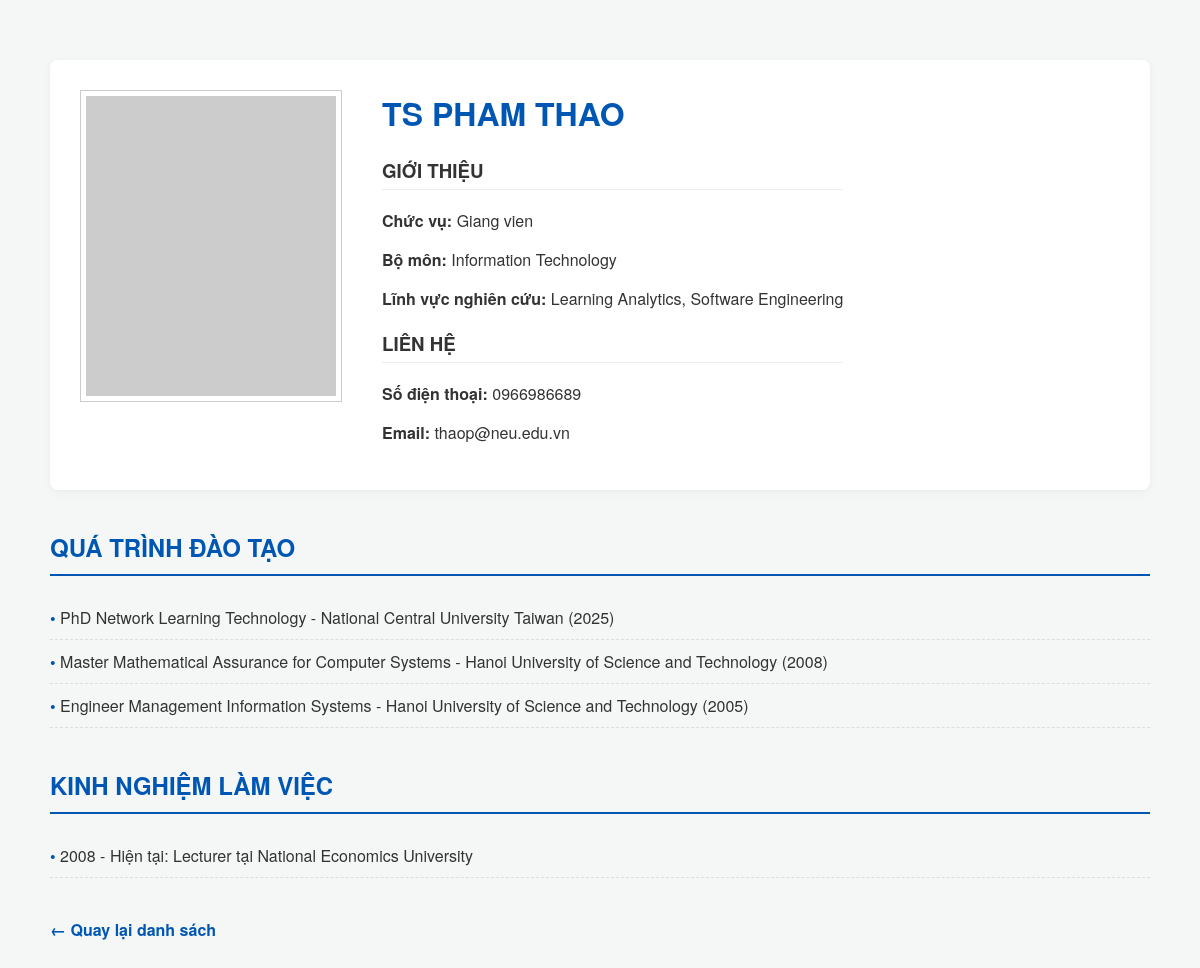
/lecturer/3, run on the app's committed database.
### tables this page shows
CREATE TABLE lecturer (
    lecturer_id INTEGER PRIMARY KEY AUTOINCREMENT,
    name TEXT NOT NULL,
    title TEXT,
    position TEXT,
    email TEXT UNIQUE,
    phone TEXT,
    department TEXT,
    research_field TEXT
);

CREATE TABLE education (
    education_id INTEGER PRIMARY KEY AUTOINCREMENT,
    lecturer_id INTEGER,
    degree TEXT,
    university TEXT,
    year INTEGER,
    
    FOREIGN KEY (lecturer_id) 
    REFERENCES lecturer(lecturer_id)
);

CREATE TABLE experience (
    exp_id INTEGER PRIMARY KEY AUTOINCREMENT,
    lecturer_id INTEGER,
    position TEXT,
    organization TEXT,
    start_year INTEGER,
    end_year INTEGER,
    
    FOREIGN KEY (lecturer_id) 
    REFERENCES lecturer(lecturer_id)
);

### app.py (the view)
@app.route('/lecturer/<int:id>')
def profile(id):
    connection = get_db_connection()
    lecturer = connection.execute('SELECT * FROM lecturer WHERE lecturer_id = ?', (id,)).fetchone()
    education = connection.execute('SELECT * FROM education WHERE lecturer_id = ?', (id,)).fetchall()
    experience = connection.execute('SELECT * FROM experience WHERE lecturer_id = ?', (id,)).fetchall()
    connection.close()
    return render_template('profile.html', lecturer=lecturer, education=education, experience=experience)

### app.py (called while the page is built)
def get_db_connection():
    connection = sqlite3.connect(db_file)
    connection.row_factory = sqlite3.Row
    return connection

### templates/profile.html (shortened to what this page needs)
<!DOCTYPE html>
<html lang="en">
<head>
    <link rel="stylesheet" href="{{ url_for('static', filename='styles.css') }}">
</head>
<body>
    <div class="container">
        <div class="profile-header" style="display: flex; gap: 40px; margin-top: 40px;">
            <div class="profile-img">
                <img src="https://via.placeholder.com/250x300" alt="{{ lecturer['name'] }}" style="border: 1px solid #ccc; padding: 5px;">
            </div>
            <div class="profile-info">
                <h1 style="margin-top: 0;">{{ lecturer['title'] }} {{ lecturer['name'] }}</h1>
                <h3 style="color: #333; border-bottom: 1px solid #eee; padding-bottom: 5px;">GIỚI THIỆU</h3>
                <p><strong>Chức vụ:</strong> {{ lecturer['position'] }}</p>
                <p><strong>Bộ môn:</strong> {{ lecturer['department'] }}</p>
                <p><strong>Lĩnh vực nghiên cứu:</strong> {{ lecturer['research_field'] }}</p>
                <h3 style="color: #333; margin-top: 20px; border-bottom: 1px solid #eee; padding-bottom: 5px;">LIÊN HỆ</h3>
                <p><strong>Số điện thoại:</strong> {{ lecturer['phone'] }}</p>
                <p><strong>Email:</strong> {{ lecturer['email'] }}</p>
            </div>
        </div>
        <div class="profile-details">
            <div class="section">
                <h2>QUÁ TRÌNH ĐÀO TẠO</h2>
                <ul>
                    {% for edu in education %}
                    <li>{{ edu['degree'] }} - {{ edu['university'] }} ({{ edu['year'] }}) </li>
                    {% endfor %}
                </ul>
            </div>
            <div class="section">
                <h2>KINH NGHIỆM LÀM VIỆC</h2>
                <ul>
                    {% for exp in experience %}
                    <li>{{ exp['start_year'] }} - {{ exp['end_year'] if exp['end_year'] else 'Hiện tại' }}: {{ exp['position'] }} tại {{ exp['organization'] }} </li>
                    {% endfor %}
                </ul>
            </div>
        </div>
        <div style="margin-top: 40px; margin-bottom: 50px;">
            <a href="/" style="text-decoration: none; color: #0056b3; font-weight: bold;">← Quay lại danh sách</a>
        </div>
    </div>
</body>
</html>

### static/styles.css (style rules this page uses)
body { font-family: 'Helvetica Neue', Helvetica, Arial, sans-serif; background-color: #f4f7f6; margin: 0; padding: 0; color: #333; }
.container { max-width: 1100px; margin: 0 auto; padding: 20px; }
h1, h2, h3 { color: #0056b3; text-transform: uppercase; }
h2 { border-bottom: 2px solid #0056b3; padding-bottom: 10px; margin-top: 40px; }
.profile-header { background: #fff; padding: 30px; border-radius: 8px; box-shadow: 0 2px 10px rgba(0,0,0,0.05); }
.section ul { list-style: none; padding: 0; }
.section li { padding: 10px 0; border-bottom: 1px dashed #ddd; }
.section li:before { content: "• "; color: #0056b3; font-weight: bold; }

### data on the page
lecturer: title "TS", name "PHAM THAO", position "Giang vien", department "Information Technology", research_field "Learning Analytics, Software Engineering", phone "0966986689", email "thaop@neu.edu.vn"
education: degree "PhD Network Learning Technology", university "National Central University Taiwan", year "2025"
education: degree "Master Mathematical Assurance for Computer Systems", university "Hanoi University of Science and Technology", year "2008"
education: degree "Engineer Management Information Systems", university "Hanoi University of Science and Technology", year "2005"
experience: start_year "2008", exp "Hiện tại", position "Lecturer", organization "National Economics University"
